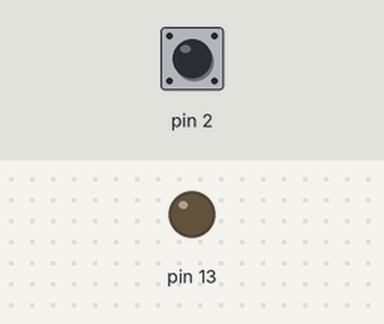
The sketch below on a simulated Arduino Uno, built with avr-gcc and run on an emulated ATmega328P. On the bench: output pins drawn as LEDs (lit = HIGH). Dashed ring = blinking. The inputs (shaded band) are chosen by the test bench; at power-on: pin 2 HIGH. What the sketch prints to the serial monitor is not drawn.

Above: at 1.2 s.
1.3 s: pin 2 pulsed LOW 5 times (0.12 s each, 0.3 s apart)
At 1.57 s:
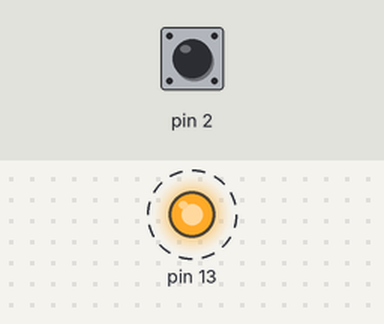
At 4.0 s:
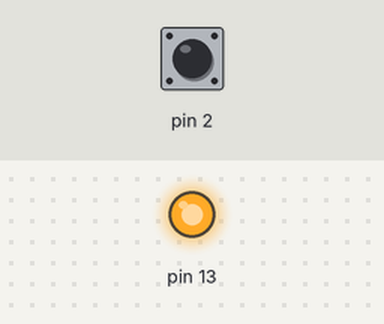
Timing chart, 0 to 5.5 s (numbered marks = the images above; inputs shaded):
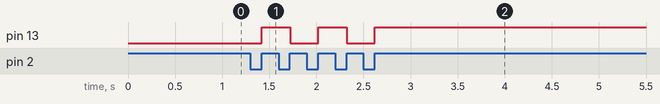

The sketch:

debouncing.ino
```cpp
boolean ledDurum = LOW;

void setup() {
  pinMode(2, INPUT);
  pinMode(13, OUTPUT);
  Serial.begin(9600);
}

void loop() {
  boolean butonDurum = digitalRead(2);
  if (butonDurum == LOW) {
    ledDurum = !ledDurum;
    delay(20);
    while (!digitalRead(2)) {
      delay(20);
    }
  }
  digitalWrite(13, ledDurum);
  Serial.println(butonDurum);
}
```

Measured:
- after the input at 1.3 s, pin 13: alternates HIGH for 0.30 s and LOW for 0.30 s, 5 changes in all, then stays HIGH, starting after 0.12 s
